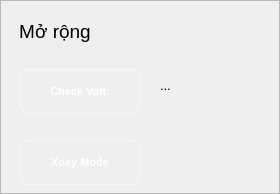
                  <widget class="QFrame" name="frame_comport">
                   <property name="layoutDirection">
                    <enum>Qt::LeftToRight</enum>
                   </property>
                   <property name="frameShape">
                    <enum>QFrame::StyledPanel</enum>
                   </property>
                   <property name="frameShadow">
                    <enum>QFrame::Plain</enum>
                   </property>
                   <widget class="QPushButton" name="btn_checkvolt">
                    <property name="geometry">
                     <rect>
                      <x>20</x>
                      <y>69</y>
                      <width>120</width>
                      <height>45</height>
                     </rect>
                    </property>
                    <property name="minimumSize">
                     <size>
                      <width>120</width>
                      <height>45</height>
                     </size>
                    </property>
                    <property name="maximumSize">
                     <size>
                      <width>120</width>
                      <height>16777215</height>
                     </size>
                    </property>
                    <property name="font">
                     <font>
                      <family>Tahoma</family>
                      <pointsize>8</pointsize>
                      <weight>75</weight>
                      <bold>true</bold>
                     </font>
                    </property>
                    <property name="styleSheet">
                     <string notr="true">QPushButton {
	padding: 8px 6px;
	border: 1px solid rgb(255, 243, 248);
	border-radius:8px;
	color:#fff;
}
QPushButton:hover {
	background-color:  rgb(0, 97, 157);
}</string>
                    </property>
                    <property name="text">
                     <string>Check Volt:</string>
                    </property>
                    <property name="iconSize">
                     <size>
                      <width>24</width>
                      <height>24</height>
                     </size>
                    </property>
                   </widget>
                   <widget class="QLabel" name="lb_volt">
                    <property name="geometry">
                     <rect>
                      <x>160</x>
                      <y>70</y>
                      <width>111</width>
                      <height>30</height>
                     </rect>
                    </property>
                    <property name="minimumSize">
                     <size>
                      <width>90</width>
                      <height>30</height>
                     </size>
                    </property>
                    <property name="maximumSize">
                     <size>
                      <width>16777215</width>
                      <height>16777215</height>
                     </size>
                    </property>
                    <property name="font">
                     <font>
                      <family>Tahoma</family>
                      <pointsize>10</pointsize>
                     </font>
                    </property>
                    <property name="text">
                     <string>...</string>
                    </property>
                   </widget>
                   <widget class="QLabel" name="lb_expand">
                    <property name="geometry">
                     <rect>
                      <x>20</x>
                      <y>20</y>
                      <width>70</width>
                      <height>23</height>
                     </rect>
                    </property>
                    <property name="font">
                     <font>
                      <pointsize>14</pointsize>
                     </font>
                    </property>
                    <property name="text">
                     <string>Mở rộng</string>
                    </property>
                    <property name="alignment">
                     <set>Qt::AlignCenter</set>
                    </property>
                   </widget>
                   <widget class="QPushButton" name="btn_xoay">
                    <property name="geometry">
                     <rect>
                      <x>20</x>
                      <y>140</y>
                      <width>120</width>
                      <height>45</height>
                     </rect>
                    </property>
                    <property name="minimumSize">
                     <size>
                      <width>120</width>
                      <height>45</height>
                     </size>
                    </property>
                    <property name="maximumSize">
                     <size>
                      <width>120</width>
                      <height>16777215</height>
                     </size>
                    </property>
                    <property name="font">
                     <font>
                      <family>Tahoma</family>
                      <pointsize>8</pointsize>
                      <weight>75</weight>
                      <bold>true</bold>
                     </font>
                    </property>
                    <property name="styleSheet">
                     <string notr="true">QPushButton {
	padding: 8px 6px;
	border: 1px solid rgb(255, 243, 248);
	border-radius:8px;
	color:#fff;
}
QPushButton:hover {
	background-color:  rgb(0, 97, 157);
}</string>
                    </property>
                    <property name="text">
                     <string>Xoay Mode</string>
                    </property>
                    <property name="iconSize">
                     <size>
                      <width>24</width>
                      <height>24</height>
                     </size>
                    </property>
                   </widget>
                  </widget>
